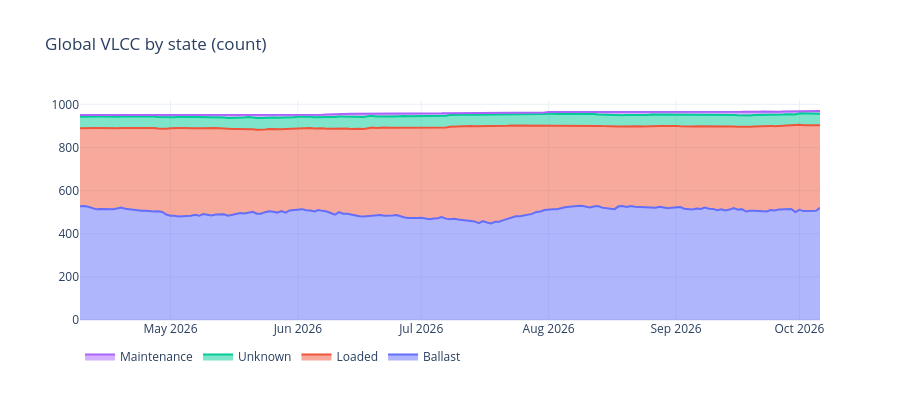
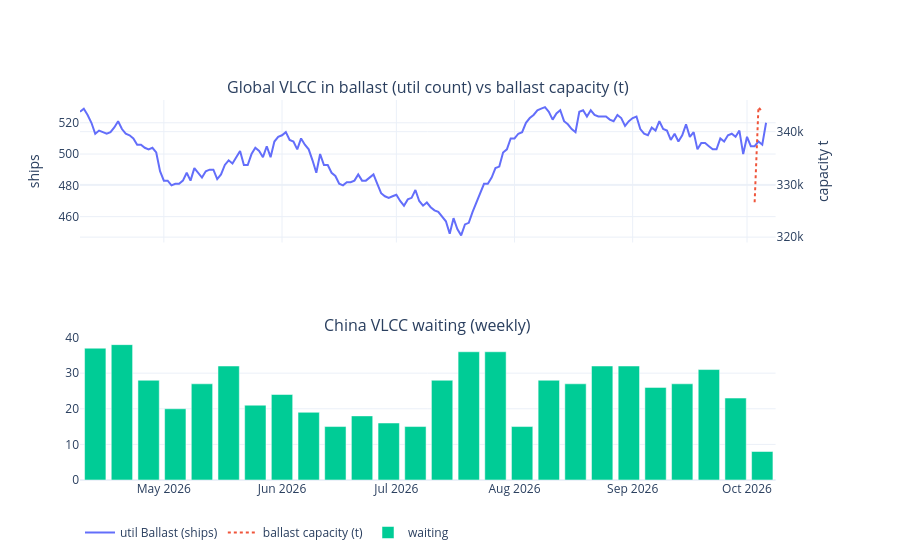

The notebook cell saved with these charts, in order:
### Markdown cell above
## E — Laden vs ballast (global VLCC) and China waiting

**Fleet util Ballast** = how many VLCCs are empty worldwide (~hundreds). That is the spare-supply read for tool E.

**Ballast capacity** (secondary) = Kpler port-call *capacity* in cargo tonnes for empty VLCCs — not a ship count; sparse days are normal.

China queues eat the *next* load window even if the world fleet looks large. Global ballast is a coarse proxy; MEG tightness still comes from the matcher (A).

### Code cell
util = cached("kpler_util_vlcc_state", lambda: kp.fleet_util_vlcc(cfg, START))
# Capacity (kt), not Count — see ballast_capacity_vlcc docstring / SDK docs.
bal_cap = cached(
    "kpler_ballast_capacity_vlcc",
    lambda: kp.ballast_capacity_vlcc(cfg, START),
)
cng = cached("kpler_congestion_china_vlcc", lambda: kp.congestion_china_vlcc(cfg, START))

fig = go.Figure()
for col in [c for c in util.columns if c != "Date"]:
    fig.add_trace(go.Scatter(x=util["Date"], y=util[col], name=str(col), stackgroup="one"))
fig.update_layout(title="Global VLCC by state (count)", template="plotly_white", height=400, legend=dict(orientation="h"))
fig.show()

fig2 = make_subplots(
    rows=2,
    cols=1,
    shared_xaxes=True,
    specs=[[{"secondary_y": True}], [{"secondary_y": False}]],
    subplot_titles=(
        "Global VLCC in ballast (util count) vs ballast capacity (t)",
        "China VLCC waiting (weekly)",
    ),
)
if not util.empty and "Ballast" in util.columns:
    fig2.add_trace(
        go.Scatter(x=util["Date"], y=util["Ballast"], name="util Ballast (ships)"),
        row=1,
        col=1,
        secondary_y=False,
    )
if not bal_cap.empty and "vlcc_ballast_capacity" in bal_cap.columns:
    fig2.add_trace(
        go.Scatter(
            x=bal_cap["Date"],
            y=bal_cap["vlcc_ballast_capacity"],
            name="ballast capacity (t)",
            line=dict(dash="dot"),
        ),
        row=1,
        col=1,
        secondary_y=True,
    )
if not cng.empty and "vlcc_waiting" in cng.columns:
    fig2.add_trace(go.Bar(x=cng["Date"], y=cng["vlcc_waiting"], name="waiting"), row=2, col=1)
fig2.update_yaxes(title_text="ships", row=1, col=1, secondary_y=False)
fig2.update_yaxes(title_text="capacity t", row=1, col=1, secondary_y=True)
fig2.update_layout(template="plotly_white", height=560, legend=dict(orientation="h"))
fig2.show()

### Figure 1 — Plotly figure (JSON) as saved in the notebook; plotly's stock layout.template omitted (floating-point values rounded to 4 significant figures; data arrays with more than 128 entries replaced by an {"elided": "..."} marker saying what was removed)
{"data": [{"name": "Ballast", "stackgroup": "one", "type": "scatter", "x": {"elided": "181 str values"}, "y": {"elided": "181 int values"}}, {"name": "Loaded", "stackgroup": "one", "type": "scatter", "x": {"elided": "181 str values"}, "y": {"elided": "181 int values"}}, {"name": "Unknown", "stackgroup": "one", "type": "scatter", "x": {"elided": "181 str values"}, "y": {"elided": "181 int values"}}, {"name": "Maintenance", "stackgroup": "one", "type": "scatter", "x": {"elided": "181 str values"}, "y": {"elided": "181 int values"}}], "layout": {"height": 400, "legend": {"orientation": "h"}, "title": {"text": "Global VLCC by state (count)"}}}

### Figure 2 — Plotly figure (JSON) as saved in the notebook; plotly's stock layout.template omitted (floating-point values rounded to 4 significant figures; data arrays with more than 128 entries replaced by an {"elided": "..."} marker saying what was removed)
{"data": [{"name": "util Ballast (ships)", "type": "scatter", "x": {"elided": "181 str values"}, "xaxis": "x", "y": {"elided": "181 int values"}, "yaxis": "y"}, {"line": {"dash": "dot"}, "name": "ballast capacity (t)", "type": "scatter", "x": {"elided": "181 str values"}, "xaxis": "x", "y": {"elided": "181 float values"}, "yaxis": "y2"}, {"name": "waiting", "type": "bar", "x": ["2026-04-13T00:00:00", "2026-04-20T00:00:00", "2026-04-27T00:00:00", "2026-05-04T00:00:00", "2026-05-11T00:00:00", "2026-05-18T00:00:00", "2026-05-25T00:00:00", "2026-06-01T00:00:00", "2026-06-08T00:00:00", "2026-06-15T00:00:00", "2026-06-22T00:00:00", "2026-06-29T00:00:00", "2026-07-06T00:00:00", "2026-07-13T00:00:00", "2026-07-20T00:00:00", "2026-07-27T00:00:00", "2026-08-03T00:00:00", "2026-08-10T00:00:00", "2026-08-17T00:00:00", "2026-08-24T00:00:00", "2026-08-31T00:00:00", "2026-09-07T00:00:00", "2026-09-14T00:00:00", "2026-09-21T00:00:00", "2026-09-28T00:00:00", "2026-10-05T00:00:00"], "xaxis": "x2", "y": [37, 38, 28, 20, 27, 32, 21, 24, 19, 15, 18, 16, 15, 28, 36, 36, 15, 28, 27, 32, 32, 26, 27, 31, 23, 8], "yaxis": "y3"}], "layout": {"annotations": [{"font": {"size": 16}, "showarrow": false, "text": "Global VLCC in ballast (util count) vs ballast capacity (t)", "x": 0.47, "xanchor": "center", "xref": "paper", "y": 1, "yanchor": "bottom", "yref": "paper"}, {"font": {"size": 16}, "showarrow": false, "text": "China VLCC waiting (weekly)", "x": 0.47, "xanchor": "center", "xref": "paper", "y": 0.375, "yanchor": "bottom", "yref": "paper"}], "height": 560, "legend": {"orientation": "h"}, "xaxis": {"anchor": "y", "domain": [0, 0.94], "matches": "x2", "showticklabels": false}, "xaxis2": {"anchor": "y3", "domain": [0, 0.94]}, "yaxis": {"anchor": "x", "domain": [0.625, 1], "title": {"text": "ships"}}, "yaxis2": {"anchor": "x", "overlaying": "y", "side": "right", "title": {"text": "capacity t"}}, "yaxis3": {"anchor": "x2", "domain": [0, 0.375]}}}
